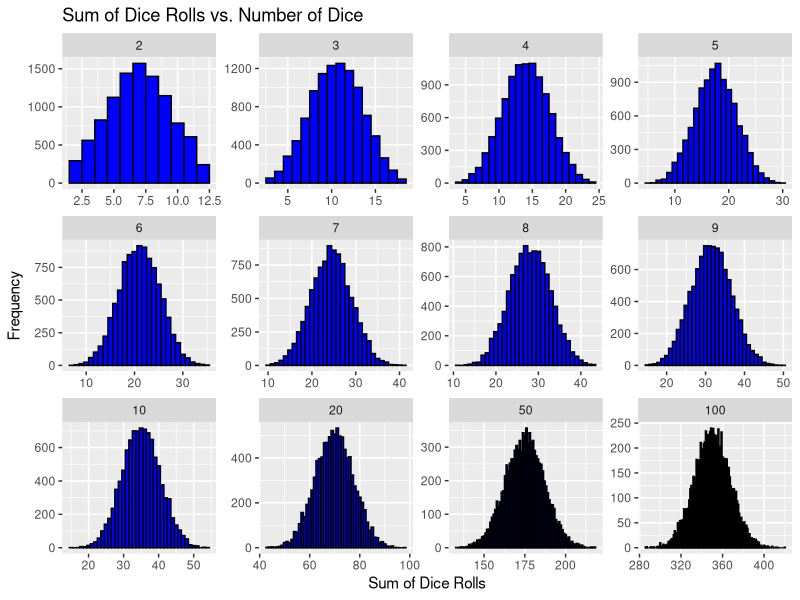

Write the R code that produced this figure.
## ---- chunk 1
# Load the necessary library
library(ggplot2)

# Number of dice rolls and number of dice
n_rolls <- 10000
n_dice <- c(2, 3, 4, 5, 6, 7,8,9, 10, 20, 50, 100)  # You can add more values

# Function to simulate dice rolls and calculate the sum
simulate_dice_rolls <- function(n_rolls, n_dice) {
  results <- replicate(n_rolls, sum(sample(1:6, n_dice, replace = TRUE)))
  return(results)
}

# Simulate dice rolls for various values of n_dice
results_list <- lapply(n_dice, function(n) simulate_dice_rolls(n_rolls, n))

# Create a data frame to store the results
results_df <- data.frame(N_Dice = rep(n_dice, each = n_rolls), Sum = unlist(results_list))

# Create a histogram to visualize the distributions
p <- ggplot(results_df, aes(x = Sum)) +
  geom_histogram(binwidth = 1, fill = "blue", color = "black") +
  facet_wrap(~N_Dice, scales = "free") +
  labs(title = "Sum of Dice Rolls vs. Number of Dice",
       x = "Sum of Dice Rolls",
       y = "Frequency")

print(p)

